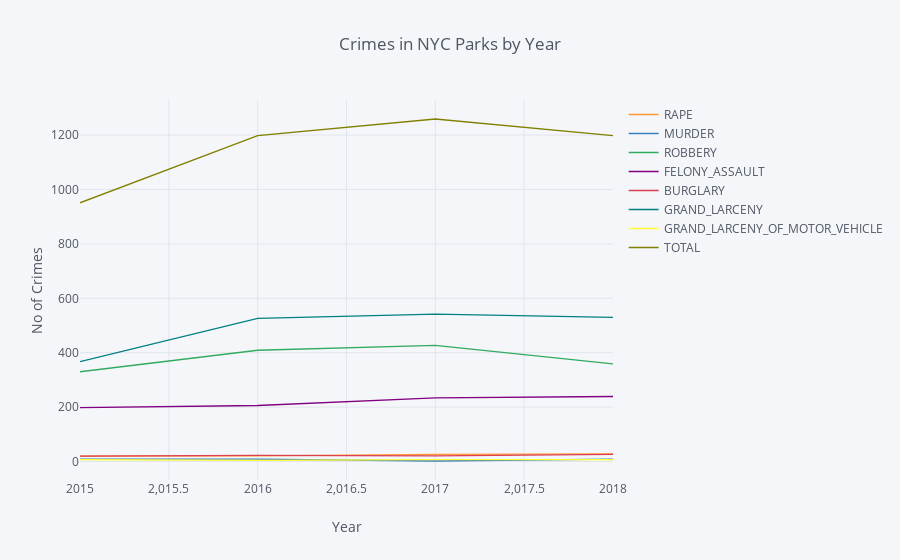

Notebook source saved alongside this figure:
### Code cell
#Scattar plot to plot data in by_year dataframe
by_year.iplot(kind='scatter',xTitle='Year',yTitle='No of Crimes',title='Crimes in NYC Parks by Year')

### Figure 1 — Plotly figure (JSON) as saved in the notebook; plotly's stock layout.template omitted (floating-point values rounded to 4 significant figures)
{"data": [{"line": {"color": "rgba(255, 153, 51, 1.0)", "dash": "solid", "shape": "linear", "width": 1.3}, "mode": "lines", "name": "RAPE", "text": "", "type": "scatter", "uid": "a4371825-961e-4e86-97d9-482370118922", "x": [2015, 2016, 2017, 2018], "y": [20, 21, 26, 28]}, {"line": {"color": "rgba(55, 128, 191, 1.0)", "dash": "solid", "shape": "linear", "width": 1.3}, "mode": "lines", "name": "MURDER", "text": "", "type": "scatter", "uid": "a40f1b27-2db4-4bd4-b84e-b5bc867ccd65", "x": [2015, 2016, 2017, 2018], "y": [9, 9, 2, 9]}, {"line": {"color": "rgba(50, 171, 96, 1.0)", "dash": "solid", "shape": "linear", "width": 1.3}, "mode": "lines", "name": "ROBBERY", "text": "", "type": "scatter", "uid": "c7ec2706-f317-4a5d-beaa-957327c4f800", "x": [2015, 2016, 2017, 2018], "y": [330, 409, 427, 359]}, {"line": {"color": "rgba(128, 0, 128, 1.0)", "dash": "solid", "shape": "linear", "width": 1.3}, "mode": "lines", "name": "FELONY_ASSAULT", "text": "", "type": "scatter", "uid": "b8c0dbbe-baf4-4a49-a705-b6b216e7a484", "x": [2015, 2016, 2017, 2018], "y": [198, 206, 234, 239]}, {"line": {"color": "rgba(219, 64, 82, 1.0)", "dash": "solid", "shape": "linear", "width": 1.3}, "mode": "lines", "name": "BURGLARY", "text": "", "type": "scatter", "uid": "249801fb-9512-49c7-b171-2c716625926e", "x": [2015, 2016, 2017, 2018], "y": [20, 23, 21, 26]}, {"line": {"color": "rgba(0, 128, 128, 1.0)", "dash": "solid", "shape": "linear", "width": 1.3}, "mode": "lines", "name": "GRAND_LARCENY", "text": "", "type": "scatter", "uid": "cc5d3f07-1aef-4bd5-9f4b-b378b3d81eb2", "x": [2015, 2016, 2017, 2018], "y": [367, 526, 542, 530]}, {"line": {"color": "rgba(255, 255, 51, 1.0)", "dash": "solid", "shape": "linear", "width": 1.3}, "mode": "lines", "name": "GRAND_LARCENY_OF_MOTOR_VEHICLE", "text": "", "type": "scatter", "uid": "c7305980-7e3f-4547-944b-2d23aea8db69", "x": [2015, 2016, 2017, 2018], "y": [7, 4, 7, 7]}, {"line": {"color": "rgba(128, 128, 0, 1.0)", "dash": "solid", "shape": "linear", "width": 1.3}, "mode": "lines", "name": "TOTAL", "text": "", "type": "scatter", "uid": "138cc847-9b49-490f-bb41-a756a78f0c61", "x": [2015, 2016, 2017, 2018], "y": [951, 1198, 1259, 1198]}], "layout": {"legend": {"bgcolor": "#F5F6F9", "font": {"color": "#4D5663"}}, "paper_bgcolor": "#F5F6F9", "plot_bgcolor": "#F5F6F9", "title": {"font": {"color": "#4D5663"}, "text": "Crimes in NYC Parks by Year"}, "xaxis": {"gridcolor": "#E1E5ED", "showgrid": true, "tickfont": {"color": "#4D5663"}, "title": {"font": {"color": "#4D5663"}, "text": "Year"}, "zerolinecolor": "#E1E5ED"}, "yaxis": {"gridcolor": "#E1E5ED", "showgrid": true, "tickfont": {"color": "#4D5663"}, "title": {"font": {"color": "#4D5663"}, "text": "No of Crimes"}, "zerolinecolor": "#E1E5ED"}}}
